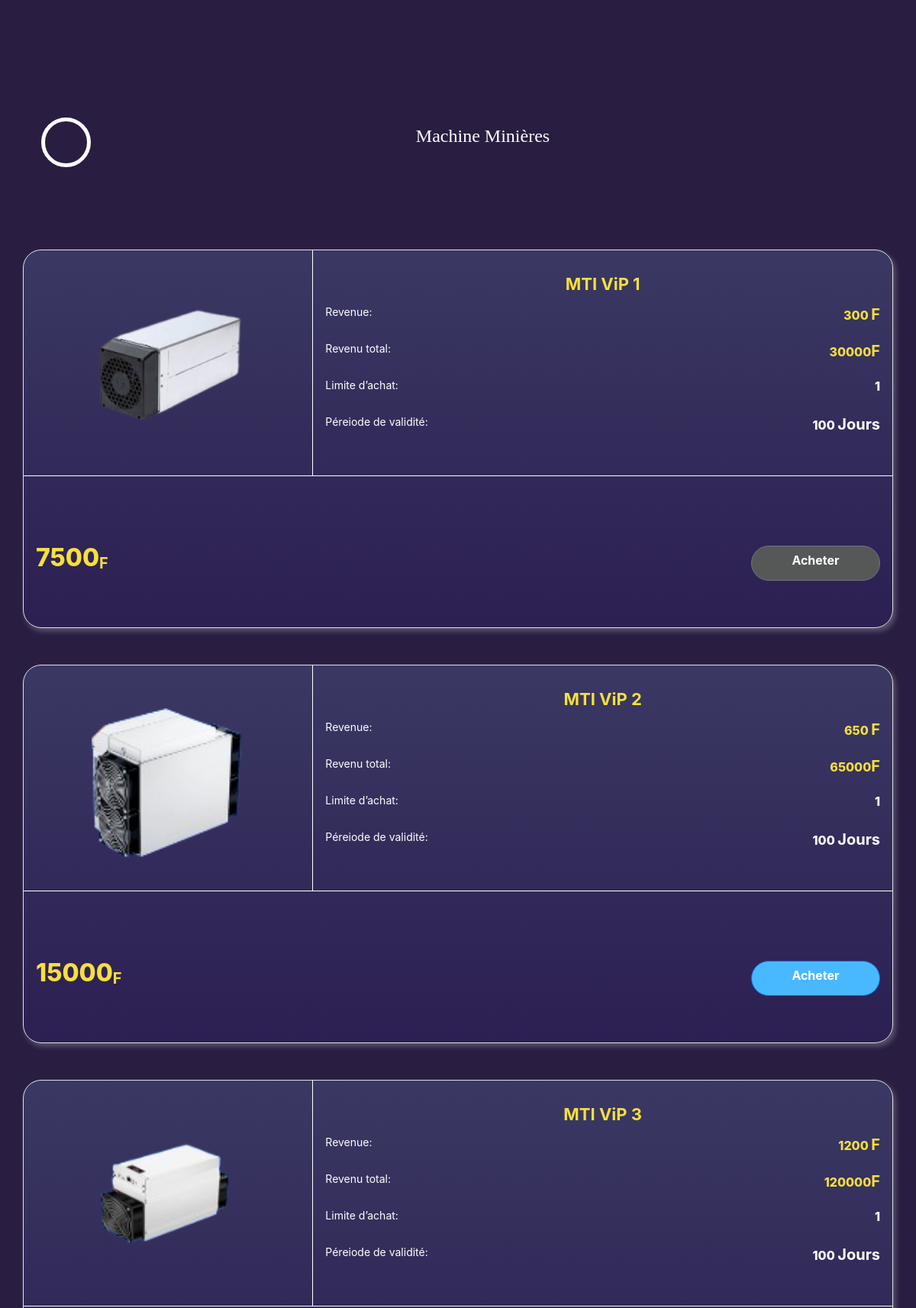
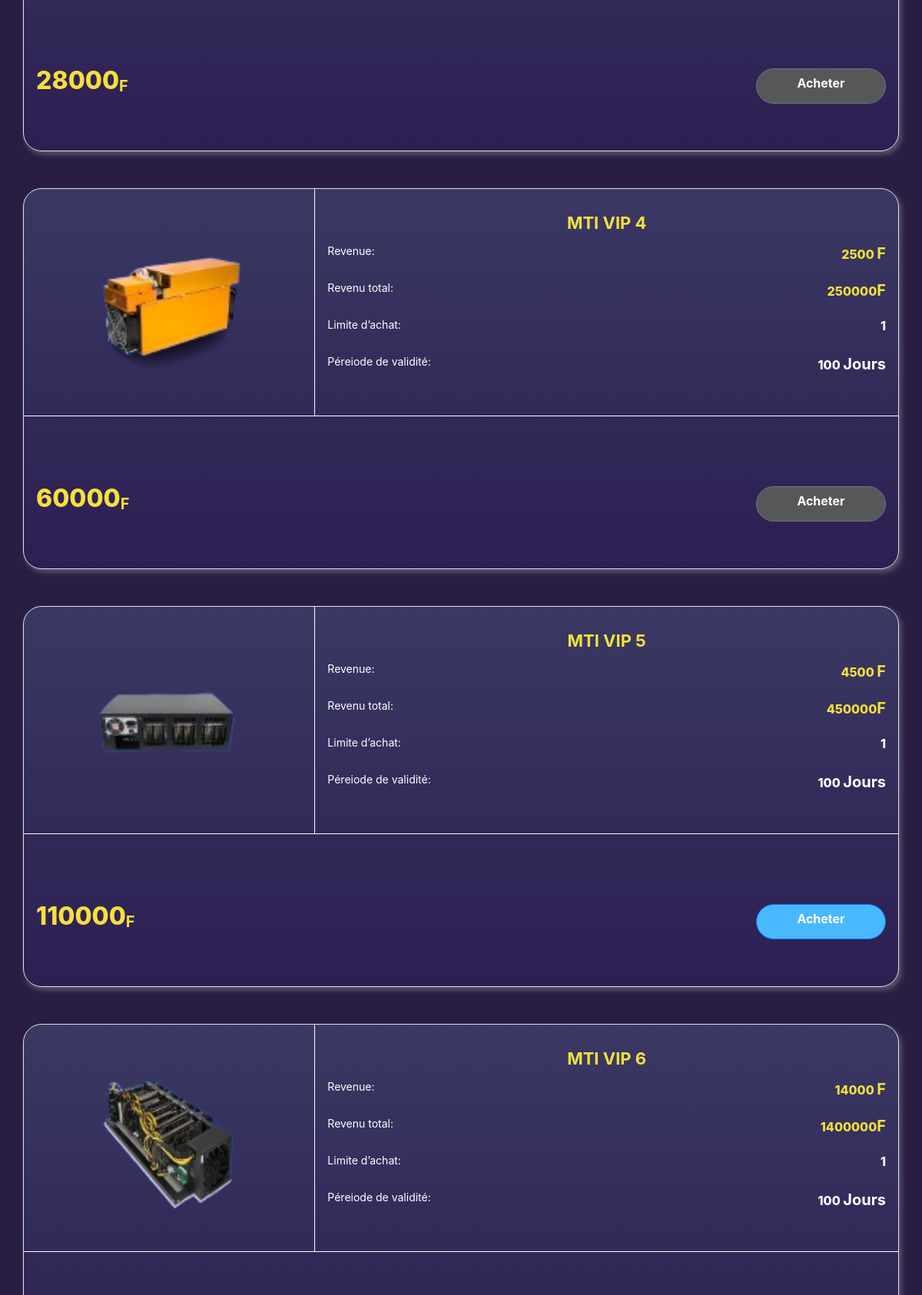
The page /machineMine.php (signed in, upper part) on the database its author committed (2 pictures, top to bottom).
### tables this page shows
CREATE TABLE `machines` (
  `id` int(10) UNSIGNED NOT NULL,
  `cout_machine` int(11) NOT NULL,
  `nomMachine` varchar(255) NOT NULL,
  `image` varchar(255) NOT NULL,
  `revenu_jour` int(11) NOT NULL,
  `revenu_total` int(11) NOT NULL,
  `nombre_jour_valide` int(11) NOT NULL,
  `quatiter_achetable` int(11) NOT NULL DEFAULT 1,
  `created_at` timestamp NULL DEFAULT NULL,
  `updated_at` timestamp NULL DEFAULT NULL
);

### session_user.php (called while the page is built, shortened)
<?php
  include("connexion.php");
  if (!isset($_SESSION['id'])) {
    header("Location: login.php");
    exit();
}else {
    if (isset($_SESSION["id"])) {
        $id = $_SESSION["id"];
        $req = $con->query("SELECT * FROM utilisateurs WHERE id = '".$id."'");
        $result = $req->fetchAll();
        foreach($result as $results){
        $id = $results["id"];
        }
    }
}
?>

### machineMine.php (the view, shortened to what this page needs)
<?php
    include("session_user.php");
?>
<!DOCTYPE html>
<html lang="en">
<head>
    <link rel="stylesheet" href="css/bootstrap.min.css">
    <link rel="stylesheet" href="css/register.css">
    <link rel="stylesheet" href="css/Compte.css">
    <link href="https://cdn.jsdelivr.net/npm/bootstrap@5.3.2/dist/css/bootstrap.min.css" rel="stylesheet">
    <link href="https://cdn.jsdelivr.net/npm/bootstrap@5.0.2/dist/css/bootstrap.min.css" rel="stylesheet">
    <link rel="stylesheet" href="css/style.css">
</head>
<body class="mt-5 mb-5">
<?php
    include('footer.php');
?>
    <section class="container mt-3 d-lg-flex justify-content-between align-items-center entete  ">
        <div class="entete1">
            <svg xmlns="http://www.w3.org/2000/svg" width="65" height="65" viewBox="0 0 65 65" fill="none">
                <circle cx="32.5" cy="32.5" r="30" fill="#291E41" stroke="white" stroke-width="5"/>
            </svg>
        </div>
        <div class="ms-3 text-center entete1">
            <p class="paragra">
                Machine Minières
            </p>
        </div>
    </section>
    <section  class="mt-5 container d-flex justify-content-center mb-5">
        <div class="">
        <?php
            $result = $con->query( 'SELECT * FROM `machines`' );
            if ($result->rowCount()> 0) {
                $count=1;
                while ($row = $result->fetch()) {
                    $results = $con->prepare('SELECT * FROM `acheters` WHERE id_user = :id_user AND id_machine = :id_machine');
                    $results->bindParam(':id_user', $id);
                    $results->bindParam(':id_machine', $row["id"]);
                    $results->execute();
                    $rows = $results->fetch();
        ?>
                    <div id="<?= $count ?>" class="card mb-5 border  carddim">
                        <div class="row g-0">
                            <div class="col-4 d-flex align-items-center justify-content-center bare2">
                                <img src="assets/<?= $row["image"]; ?>" height="600" width="200" class="img-fluid rounded-start" alt="...">
                            </div>
                            <div class="col-8 bare1">
                                <div class="card-body ">
                                    <h5 class="card-title text-center titre"><?= $row["nomMachine"]; ?></h5>
                                    <div class="d-flex justify-content-between">
                                        <p class="card-text pag">Revenue: </p>
                                        <p class="card-text pagor"><?= $row["revenu_jour"]; ?> <span>F</span></p>
                                    </div>
                                    <div class="d-flex justify-content-between">
                                        <p class="card-text pag">Revenu total: </p>
                                        <p class="card-text pagor"><?= $row["revenu_total"]; ?><span>F</span></p>
                                    </div>
                                    <div class="d-flex justify-content-between">
                                        <p class="card-text pag">Limite d’achat: </p>
                                        <p class="card-text pags"><?= $row["quatiter_achetable"] ?></p>
                                    </div>
                                    <div class="d-flex justify-content-between">
                                        <p class="card-text pag">Péreiode de validité: </p>
                                        <p class="card-text pags"><?= $row["nombre_jour_valide"]; ?> <span>Jours</span></p>
                                    </div>
                                </div>
                            </div>
                        </div>
                        <div class="card-body d-flex justify-content-between">
                            <div class="text-center d-flex align-self-center money"><p name="prix"><?= $row["cout_machine"]; ?>  </p><span>F</span></div>
                            <?php
                                if (!$rows) {
                            ?>
                                    <div class=" text-end "><a href="confirmemachine.php?p=<?= $row["id"]; ?>" class="btn btn-primary btns">Acheter</a></div>
                            <?php
                                }else{
                            ?>
                                    <div class=" text-end "><a href="#<?= $count ?>" class="btn btn-secondary btnsd">Acheter</a></div>
                            <?php
                                }
                            ?>
                        </div>
                    </div>
        <?php
                    $count+=1;
                }
            }else {
                echo '<div class="alert alert-danger text-center">Aucun résultat trouvé</div>';
            }
        ?>
        </div>
    </section>
</body>
</html>

### css/register.css (style rules this page uses)
body { background-color: #291E41; font-family: 'Times New Roman', Times, serif; margin: 20px; }
::placeholder { font-weight: bold; text-align: center; color: rgb(91, 90, 90); }
.btn { float: right; }
span { font-size: 20px; font-weight: bold; }
a { color: rgb(0, 4, 255); font-weight: 1800; }

### css/Compte.css (style rules this page uses)
body { background-color: #291E41; font-family: 'Times New Roman', Times, serif; color: white; margin: 20px; }

### css/style.css (style rules this page uses)
body { background-color: #291E41; }
* { margin-top: 15px; margin-bottom: 15px; }
.card { border-radius: 24px; border: 1px solid #3B1FAC; background: linear-gradient(180deg, rgba(109, 137, 200, 0.25) 0%, rgba(54, 34, 133, 0.25) 100%); background-blend-mode: plus-lighter; box-shadow: 3px 4px 7px 0px rgba(255, 255, 255, 0.25); }
.money { color: #F7DF3D; font-family: Inter; font-size: 32px; font-style: normal; font-weight: 800; line-height: normal; }
.titre { color: #F7DF3D; font-family: Inter; font-size: 22px; font-style: normal; font-weight: 700; line-height: normal; }
.btns { border-radius: 30px; background: #48B9FF; width: 169px; height: 46px; flex-shrink: 0; color: #FFF; text-align: center; font-family: Inter; font-size: 16px; font-style: normal; font-weight: 700; }
.btnsd { border-radius: 30px; background: #565858; width: 169px; height: 46px; flex-shrink: 0; color: #FFF; text-align: center; font-family: Inter; font-size: 16px; font-style: normal; font-weight: 700; }
.pag { color: #FFF; font-family: Inter; font-size: 14px; font-style: normal; font-weight: 400; line-height: normal; }
.pagor { color: #F7DF3D; font-family: Inter; font-size: 16px; font-style: normal; font-weight: 800; line-height: normal; }
.pags { color: #FFF; font-family: Inter; font-size: 16px; font-style: normal; font-weight: 800; line-height: normal; }
.carddim { width: 95vw; border-color: #48B9FF ; }
.paragra { color: #FFF; font-family: Inika, Hahmlet; font-size: 24px; font-style: normal; font-weight: 400; line-height: normal; }
.bare1 { border: 0; }
.bare2 { border: 0; }
@media screen and (min-width: 992px) { .bare1 { border: 1px solid white; border-top:0; border-right: 0; border-left: 0; } }
@media screen and (min-width: 992px) { .bare2 { border: 1px solid white; border-top: 0; border-left: 0; } }

### rows shown on the page
machines: image (picture), nomMachine "MTI ViP 1", revenu_jour "300", revenu_total "30000", quatiter_achetable "1", nombre_jour_valide "100", cout_machine "7500"
machines: image (picture), nomMachine "MTI ViP 2", revenu_jour "650", revenu_total "65000", quatiter_achetable "1", nombre_jour_valide "100", cout_machine "15000"
machines: image (picture), nomMachine "MTI ViP 3", revenu_jour "1200", revenu_total "120000", quatiter_achetable "1", nombre_jour_valide "100", cout_machine "28000"
machines: image (picture), nomMachine "MTI VIP 4", revenu_jour "2500", revenu_total "250000", quatiter_achetable "1", nombre_jour_valide "100", cout_machine "60000"
machines: image (picture), nomMachine "MTI VIP 5", revenu_jour "4500", revenu_total "450000", quatiter_achetable "1", nombre_jour_valide "100", cout_machine "110000"
machines: image (picture), nomMachine "MTI VIP 6", revenu_jour "14000", revenu_total "1400000", quatiter_achetable "1", nombre_jour_valide "100"
